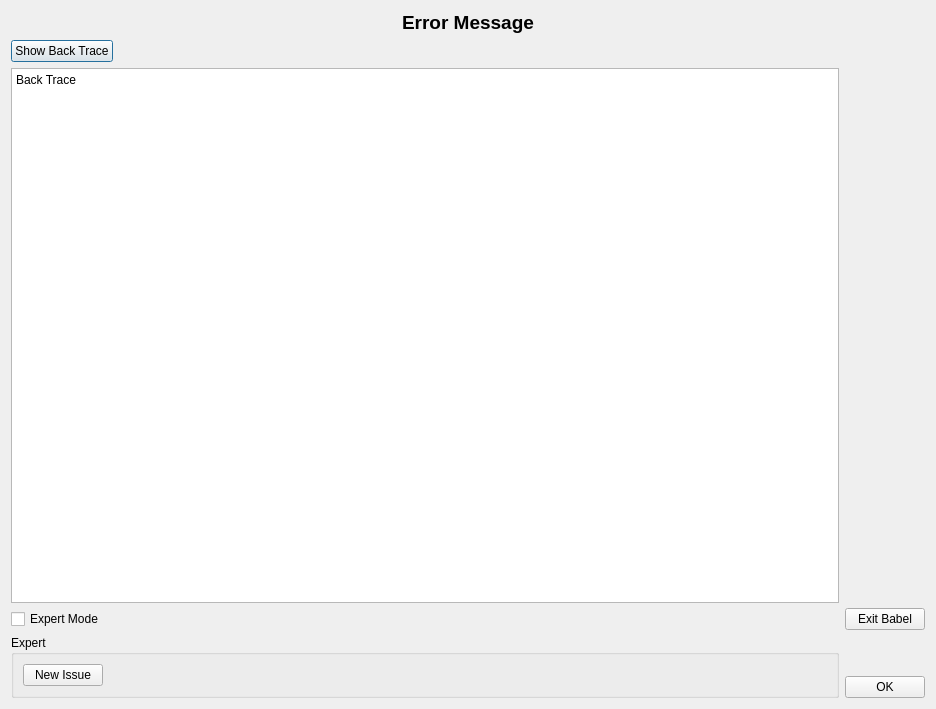
<?xml version="1.0" encoding="UTF-8"?>
<ui version="4.0">
 <class>critical_error_form</class>
 <widget class="QDialog" name="critical_error_form">
  <property name="windowModality">
   <enum>Qt::ApplicationModal</enum>
  </property>
  <property name="geometry">
   <rect>
    <x>0</x>
    <y>0</y>
    <width>936</width>
    <height>709</height>
   </rect>
  </property>
  <property name="windowTitle">
   <string>Babel Critical Error</string>
  </property>
  <layout class="QVBoxLayout" name="verticalLayout_3">
   <item>
    <widget class="QLabel" name="error_message_label">
     <property name="sizePolicy">
      <sizepolicy hsizetype="Expanding" vsizetype="Minimum">
       <horstretch>0</horstretch>
       <verstretch>0</verstretch>
      </sizepolicy>
     </property>
     <property name="font">
      <font>
       <pointsize>14</pointsize>
       <weight>75</weight>
       <bold>true</bold>
      </font>
     </property>
     <property name="lineWidth">
      <number>1</number>
     </property>
     <property name="text">
      <string>Error Message</string>
     </property>
     <property name="textFormat">
      <enum>Qt::RichText</enum>
     </property>
     <property name="alignment">
      <set>Qt::AlignCenter</set>
     </property>
    </widget>
   </item>
   <item>
    <layout class="QHBoxLayout" name="horizontalLayout_3">
     <item>
      <layout class="QVBoxLayout" name="verticalLayout_2">
       <item>
        <layout class="QHBoxLayout" name="horizontalLayout">
         <item>
          <widget class="QPushButton" name="show_backtrace_button">
           <property name="sizePolicy">
            <sizepolicy hsizetype="Fixed" vsizetype="Fixed">
             <horstretch>0</horstretch>
             <verstretch>0</verstretch>
            </sizepolicy>
           </property>
           <property name="text">
            <string>Show Back Trace</string>
           </property>
          </widget>
         </item>
         <item>
          <spacer name="horizontalSpacer">
           <property name="orientation">
            <enum>Qt::Horizontal</enum>
           </property>
           <property name="sizeHint" stdset="0">
            <size>
             <width>40</width>
             <height>20</height>
            </size>
           </property>
          </spacer>
         </item>
        </layout>
       </item>
       <item>
        <widget class="QTextEdit" name="back_trace_text_browser">
         <property name="enabled">
          <bool>true</bool>
         </property>
         <property name="minimumSize">
          <size>
           <width>800</width>
           <height>500</height>
          </size>
         </property>
         <property name="documentTitle">
          <string notr="true"/>
         </property>
         <property name="readOnly">
          <bool>true</bool>
         </property>
         <property name="html">
          <string>&lt;!DOCTYPE HTML PUBLIC &quot;-//W3C//DTD HTML 4.0//EN&quot; &quot;http://www.w3.org/TR/REC-html40/strict.dtd&quot;&gt;
&lt;html&gt;&lt;head&gt;&lt;meta name=&quot;qrichtext&quot; content=&quot;1&quot; /&gt;&lt;style type=&quot;text/css&quot;&gt;
p, li { white-space: pre-wrap; }
&lt;/style&gt;&lt;/head&gt;&lt;body style=&quot; font-family:'Sans Serif'; font-size:13pt; font-weight:400; font-style:normal;&quot;&gt;
&lt;p style=&quot; margin-top:0px; margin-bottom:0px; margin-left:0px; margin-right:0px; -qt-block-indent:0; text-indent:0px;&quot;&gt;&lt;span style=&quot; font-size:9pt;&quot;&gt;Back Trace&lt;/span&gt;&lt;/p&gt;&lt;/body&gt;&lt;/html&gt;</string>
         </property>
        </widget>
       </item>
       <item>
        <widget class="QCheckBox" name="checkBox">
         <property name="sizePolicy">
          <sizepolicy hsizetype="Expanding" vsizetype="Fixed">
           <horstretch>0</horstretch>
           <verstretch>0</verstretch>
          </sizepolicy>
         </property>
         <property name="text">
          <string>Expert Mode</string>
         </property>
         <property name="checkable">
          <bool>true</bool>
         </property>
        </widget>
       </item>
       <item>
        <widget class="QGroupBox" name="expert_group_box">
         <property name="enabled">
          <bool>true</bool>
         </property>
         <property name="sizePolicy">
          <sizepolicy hsizetype="Expanding" vsizetype="Minimum">
           <horstretch>0</horstretch>
           <verstretch>0</verstretch>
          </sizepolicy>
         </property>
         <property name="title">
          <string>Expert</string>
         </property>
         <property name="flat">
          <bool>false</bool>
         </property>
         <property name="checkable">
          <bool>false</bool>
         </property>
         <layout class="QFormLayout" name="formLayout">
          <item row="0" column="0">
           <widget class="QPushButton" name="new_issue_button">
            <property name="text">
             <string>New Issue</string>
            </property>
           </widget>
          </item>
         </layout>
        </widget>
       </item>
      </layout>
     </item>
     <item>
      <layout class="QVBoxLayout" name="verticalLayout">
       <item>
        <spacer name="verticalSpacer">
         <property name="orientation">
          <enum>Qt::Vertical</enum>
         </property>
         <property name="sizeHint" stdset="0">
          <size>
           <width>20</width>
           <height>40</height>
          </size>
         </property>
        </spacer>
       </item>
       <item>
        <widget class="QPushButton" name="exit_button">
         <property name="sizePolicy">
          <sizepolicy hsizetype="Fixed" vsizetype="Fixed">
           <horstretch>0</horstretch>
           <verstretch>0</verstretch>
          </sizepolicy>
         </property>
         <property name="text">
          <string>Exit Babel</string>
         </property>
        </widget>
       </item>
       <item>
        <spacer name="verticalSpacer_3">
         <property name="orientation">
          <enum>Qt::Vertical</enum>
         </property>
         <property name="sizeType">
          <enum>QSizePolicy::Fixed</enum>
         </property>
         <property name="sizeHint" stdset="0">
          <size>
           <width>20</width>
           <height>40</height>
          </size>
         </property>
        </spacer>
       </item>
       <item>
        <widget class="QPushButton" name="ok_button">
         <property name="sizePolicy">
          <sizepolicy hsizetype="Fixed" vsizetype="Fixed">
           <horstretch>0</horstretch>
           <verstretch>0</verstretch>
          </sizepolicy>
         </property>
         <property name="text">
          <string>OK</string>
         </property>
        </widget>
       </item>
      </layout>
     </item>
    </layout>
   </item>
  </layout>
 </widget>
 <tabstops>
  <tabstop>exit_button</tabstop>
  <tabstop>ok_button</tabstop>
  <tabstop>checkBox</tabstop>
 </tabstops>
 <resources/>
 <connections>
  <connection>
   <sender>ok_button</sender>
   <signal>clicked()</signal>
   <receiver>critical_error_form</receiver>
   <slot>accept()</slot>
   <hints>
    <hint type="sourcelabel">
     <x>901</x>
     <y>668</y>
    </hint>
    <hint type="destinationlabel">
     <x>932</x>
     <y>931</y>
    </hint>
   </hints>
  </connection>
  <connection>
   <sender>checkBox</sender>
   <signal>toggled(bool)</signal>
   <receiver>expert_group_box</receiver>
   <slot>setVisible(bool)</slot>
   <hints>
    <hint type="sourcelabel">
     <x>379</x>
     <y>598</y>
    </hint>
    <hint type="destinationlabel">
     <x>380</x>
     <y>612</y>
    </hint>
   </hints>
  </connection>
 </connections>
</ui>
